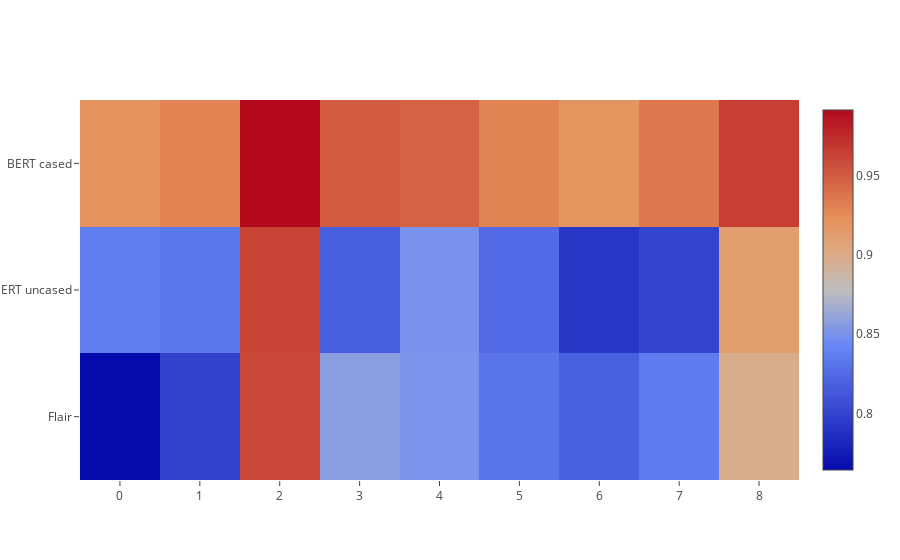
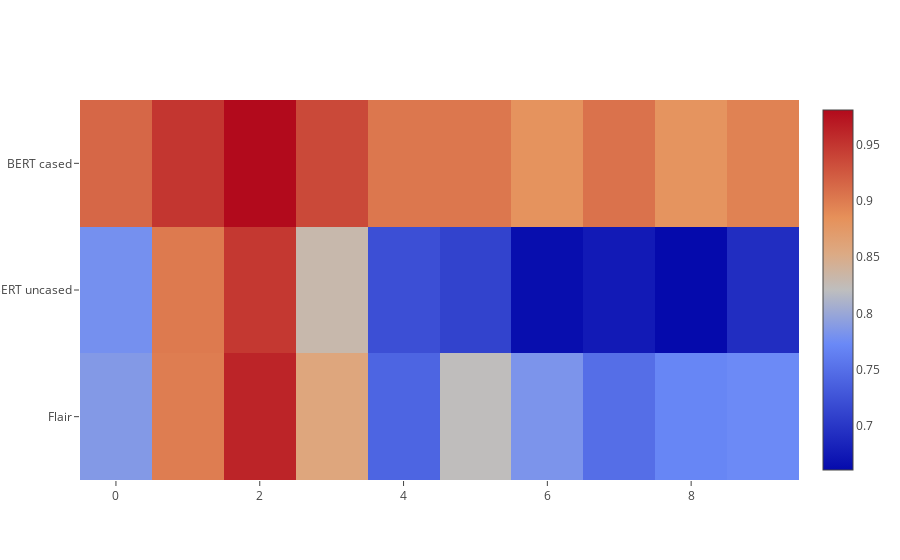
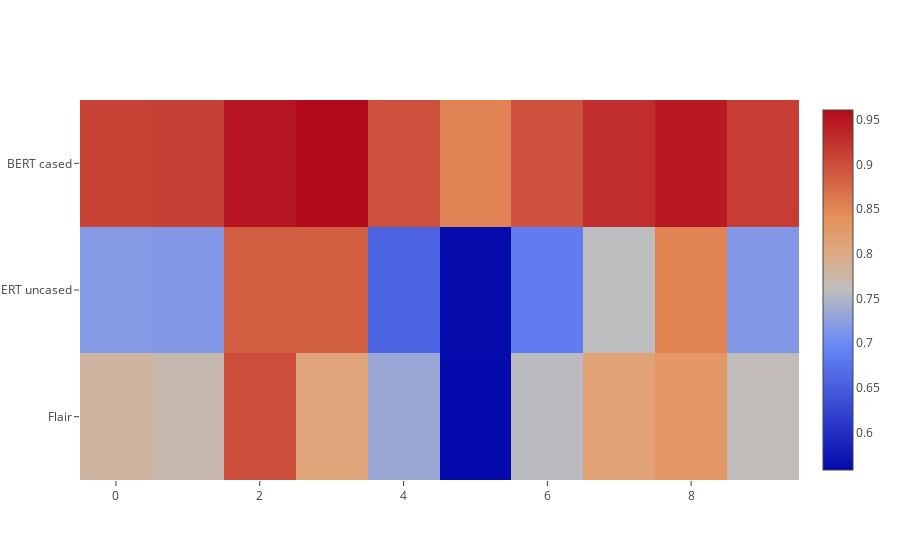
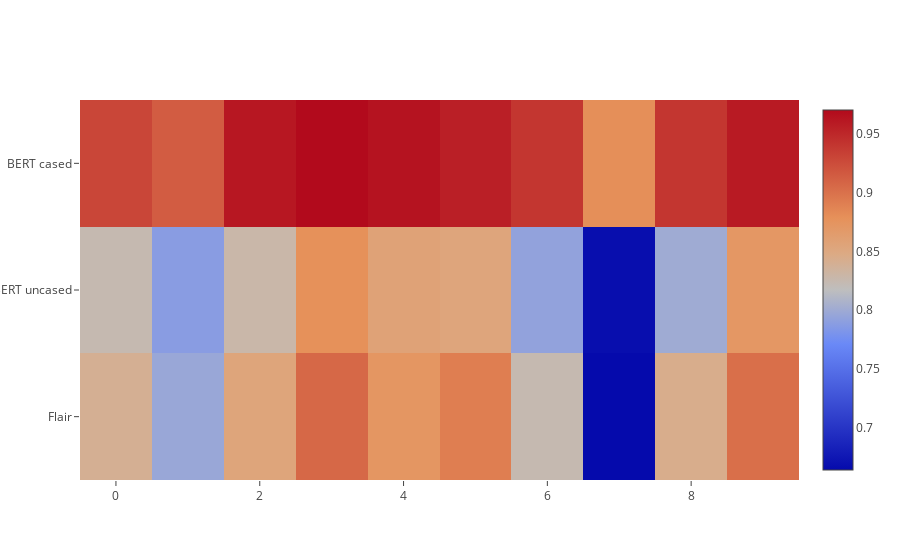

Notebook source saved alongside these figures, in order:
### Code cell
fig = plotly.tools.make_subplots(rows=1, cols=10)

for i in range(len(gold_sentences)):
    print(list(gold_sentences.keys())[i] + '\n')
    print("\n".join(gold_sentences[list(gold_sentences.keys())[i]]))
    print("Scores: Flair: " + str(scores_all[i][0]) + ", BERT uncased: " + str(scores_all[i][1]) + ", BERT cased: " + str(scores_all[i][2]))
    
    trace = go.Heatmap(z=similarities_all[i], y=['Flair', 'BERT uncased', 'BERT cased'])
    data=[trace]
    fig.append_trace(trace, 1, i+1)
    iplot(data, filename='basic-heatmap' + str(i))

### Figure 1 — Plotly figure (JSON) as saved in the notebook; plotly's stock layout.template omitted (floating-point values rounded to 4 significant figures)
{"data": [{"type": "heatmap", "uid": "370bb5a0-74e4-4250-804a-adc9083ec5e9", "y": ["Flair", "BERT uncased", "BERT cased"], "z": [[0.7643, 0.7999, 0.9599, 0.8567, 0.8509, 0.8311, 0.8186, 0.8348, 0.8974], [0.8367, 0.8333, 0.9623, 0.816, 0.8494, 0.8251, 0.7923, 0.8006, 0.9116], [0.9202, 0.9301, 0.9912, 0.9501, 0.9466, 0.9298, 0.9192, 0.9362, 0.9653]]}], "layout": {}}

### Figure 2 — Plotly figure (JSON) as saved in the notebook; plotly's stock layout.template omitted (floating-point values rounded to 4 significant figures)
{"data": [{"type": "heatmap", "uid": "b3b505cb-68b0-4b68-977b-65f18e6d49ea", "y": ["Flair", "BERT uncased", "BERT cased"], "z": [[0.7872, 0.8989, 0.9625, 0.8584, 0.741, 0.8221, 0.7828, 0.7492, 0.7699, 0.774], [0.7793, 0.9013, 0.948, 0.8307, 0.7213, 0.7107, 0.6639, 0.6753, 0.6608, 0.6919], [0.9149, 0.9491, 0.9807, 0.9356, 0.9033, 0.9031, 0.8816, 0.9068, 0.8808, 0.8955]]}], "layout": {}}

### Figure 3 — Plotly figure (JSON) as saved in the notebook; plotly's stock layout.template omitted (floating-point values rounded to 4 significant figures)
{"data": [{"type": "heatmap", "uid": "f8be8159-c390-46ae-8159-d5806374d46c", "y": ["Flair", "BERT uncased", "BERT cased"], "z": [[0.7806, 0.7706, 0.901, 0.81, 0.7339, 0.5579, 0.7558, 0.8146, 0.8293, 0.763], [0.7187, 0.716, 0.8844, 0.8851, 0.6577, 0.5603, 0.685, 0.7582, 0.8519, 0.7164], [0.91, 0.9127, 0.9504, 0.9608, 0.8983, 0.8525, 0.8961, 0.9297, 0.9476, 0.9152]]}], "layout": {}}

### Figure 4 — Plotly figure (JSON) as saved in the notebook; plotly's stock layout.template omitted (floating-point values rounded to 4 significant figures)
{"data": [{"type": "heatmap", "uid": "325eed72-cac2-4c0c-9735-53a3416b7474", "y": ["Flair", "BERT uncased", "BERT cased"], "z": [[0.8396, 0.7971, 0.8545, 0.9064, 0.8723, 0.8913, 0.8243, 0.6638, 0.8436, 0.9017], [0.8247, 0.788, 0.8283, 0.8785, 0.8574, 0.8537, 0.7929, 0.6668, 0.8002, 0.871], [0.9295, 0.9144, 0.9617, 0.9704, 0.9644, 0.956, 0.9407, 0.8797, 0.9406, 0.9594]]}], "layout": {}}
